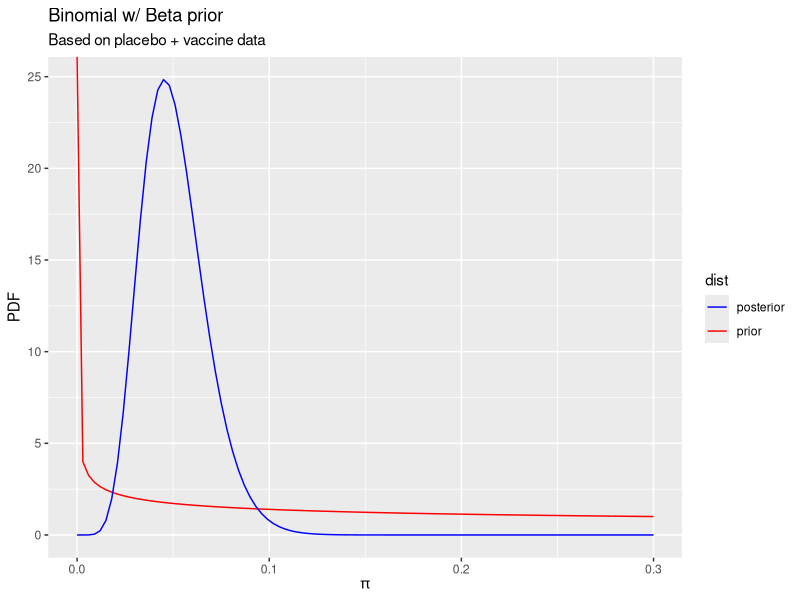

Here is the R script that generated this plot:
## ---- chunk 1
knitr::opts_chunk$set(echo = TRUE)
## ---- chunk 2

library(ggplot2)

ggplot() + geom_function(fun = dbeta, 
                         mapping = aes(color = "prior"),
                         args = list(shape1 = 0.700102, shape2 = 1),
                         xlim = c(0,0.3)) +
  geom_function(fun = dbeta,
                mapping = aes(color = "posterior"),
                args = list(shape1 = 8.700102, shape2 = 163),
                xlim = c(0,0.3) ) +
  scale_color_manual(name = "dist", values = c("blue", "red")) +
  labs(title = "Binomial w/ Beta prior",
       subtitle = "Based on placebo + vaccine data",
       x = expression(pi), y = "PDF") 
